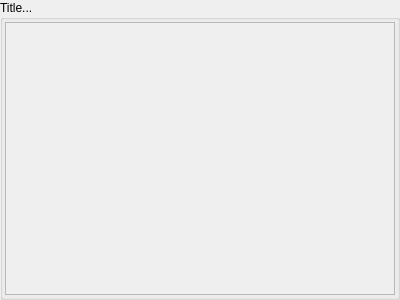
<?xml version="1.0" encoding="UTF-8"?>
<ui version="4.0">
 <class>ParametersWindow</class>
 <widget class="QWidget" name="ParametersWindow">
  <property name="geometry">
   <rect>
    <x>0</x>
    <y>0</y>
    <width>400</width>
    <height>300</height>
   </rect>
  </property>
  <property name="sizePolicy">
   <sizepolicy hsizetype="Expanding" vsizetype="MinimumExpanding">
    <horstretch>0</horstretch>
    <verstretch>0</verstretch>
   </sizepolicy>
  </property>
  <property name="windowTitle">
   <string>Form</string>
  </property>
  <layout class="QVBoxLayout" name="widgetLayout">
   <property name="spacing">
    <number>0</number>
   </property>
   <property name="leftMargin">
    <number>0</number>
   </property>
   <property name="topMargin">
    <number>0</number>
   </property>
   <property name="rightMargin">
    <number>0</number>
   </property>
   <property name="bottomMargin">
    <number>0</number>
   </property>
   <item>
    <widget class="QGroupBox" name="groupBox">
     <property name="title">
      <string>Title...</string>
     </property>
     <layout class="QVBoxLayout" name="groupBoxLayout">
      <property name="spacing">
       <number>1</number>
      </property>
      <property name="leftMargin">
       <number>2</number>
      </property>
      <property name="topMargin">
       <number>2</number>
      </property>
      <property name="rightMargin">
       <number>2</number>
      </property>
      <property name="bottomMargin">
       <number>2</number>
      </property>
      <item>
       <widget class="QScrollArea" name="scrollArea">
        <property name="sizePolicy">
         <sizepolicy hsizetype="Expanding" vsizetype="MinimumExpanding">
          <horstretch>0</horstretch>
          <verstretch>0</verstretch>
         </sizepolicy>
        </property>
        <property name="widgetResizable">
         <bool>true</bool>
        </property>
        <widget class="QWidget" name="scrollAreaWidgetContents">
         <property name="geometry">
          <rect>
           <x>0</x>
           <y>0</y>
           <width>388</width>
           <height>268</height>
          </rect>
         </property>
         <layout class="QVBoxLayout" name="scrollAreaLayout"/>
        </widget>
       </widget>
      </item>
     </layout>
    </widget>
   </item>
  </layout>
 </widget>
 <resources/>
 <connections/>
</ui>
